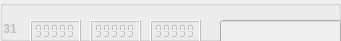
             <widget class="QGroupBox" name="markerBox_31">
              <property name="enabled">
               <bool>false</bool>
              </property>
              <property name="geometry">
               <rect>
                <x>0</x>
                <y>280</y>
                <width>341</width>
                <height>41</height>
               </rect>
              </property>
              <property name="title">
               <string notr="true"/>
              </property>
              <property name="flat">
               <bool>false</bool>
              </property>
              <widget class="QLCDNumber" name="X_31">
               <property name="geometry">
                <rect>
                 <x>30</x>
                 <y>20</y>
                 <width>51</width>
                 <height>23</height>
                </rect>
               </property>
               <property name="smallDecimalPoint">
                <bool>true</bool>
               </property>
               <property name="segmentStyle">
                <enum>QLCDNumber::Flat</enum>
               </property>
               <property name="value" stdset="0">
                <double>99999.000000000000000</double>
               </property>
              </widget>
              <widget class="QLCDNumber" name="Y_31">
               <property name="geometry">
                <rect>
                 <x>90</x>
                 <y>20</y>
                 <width>51</width>
                 <height>23</height>
                </rect>
               </property>
               <property name="smallDecimalPoint">
                <bool>true</bool>
               </property>
               <property name="segmentStyle">
                <enum>QLCDNumber::Flat</enum>
               </property>
               <property name="value" stdset="0">
                <double>99999.000000000000000</double>
               </property>
              </widget>
              <widget class="QLCDNumber" name="Z_31">
               <property name="geometry">
                <rect>
                 <x>150</x>
                 <y>20</y>
                 <width>51</width>
                 <height>23</height>
                </rect>
               </property>
               <property name="smallDecimalPoint">
                <bool>true</bool>
               </property>
               <property name="segmentStyle">
                <enum>QLCDNumber::Flat</enum>
               </property>
               <property name="value" stdset="0">
                <double>99999.000000000000000</double>
               </property>
              </widget>
              <widget class="QLineEdit" name="name_31">
               <property name="geometry">
                <rect>
                 <x>220</x>
                 <y>20</y>
                 <width>121</width>
                 <height>25</height>
                </rect>
               </property>
               <property name="sizePolicy">
                <sizepolicy hsizetype="Expanding" vsizetype="Fixed">
                 <horstretch>0</horstretch>
                 <verstretch>0</verstretch>
                </sizepolicy>
               </property>
              </widget>
              <widget class="QLabel" name="srn_31">
               <property name="enabled">
                <bool>false</bool>
               </property>
               <property name="geometry">
                <rect>
                 <x>0</x>
                 <y>20</y>
                 <width>21</width>
                 <height>17</height>
                </rect>
               </property>
               <property name="font">
                <font>
                 <weight>75</weight>
                 <bold>true</bold>
                </font>
               </property>
               <property name="text">
                <string> 31</string>
               </property>
              </widget>
             </widget>
